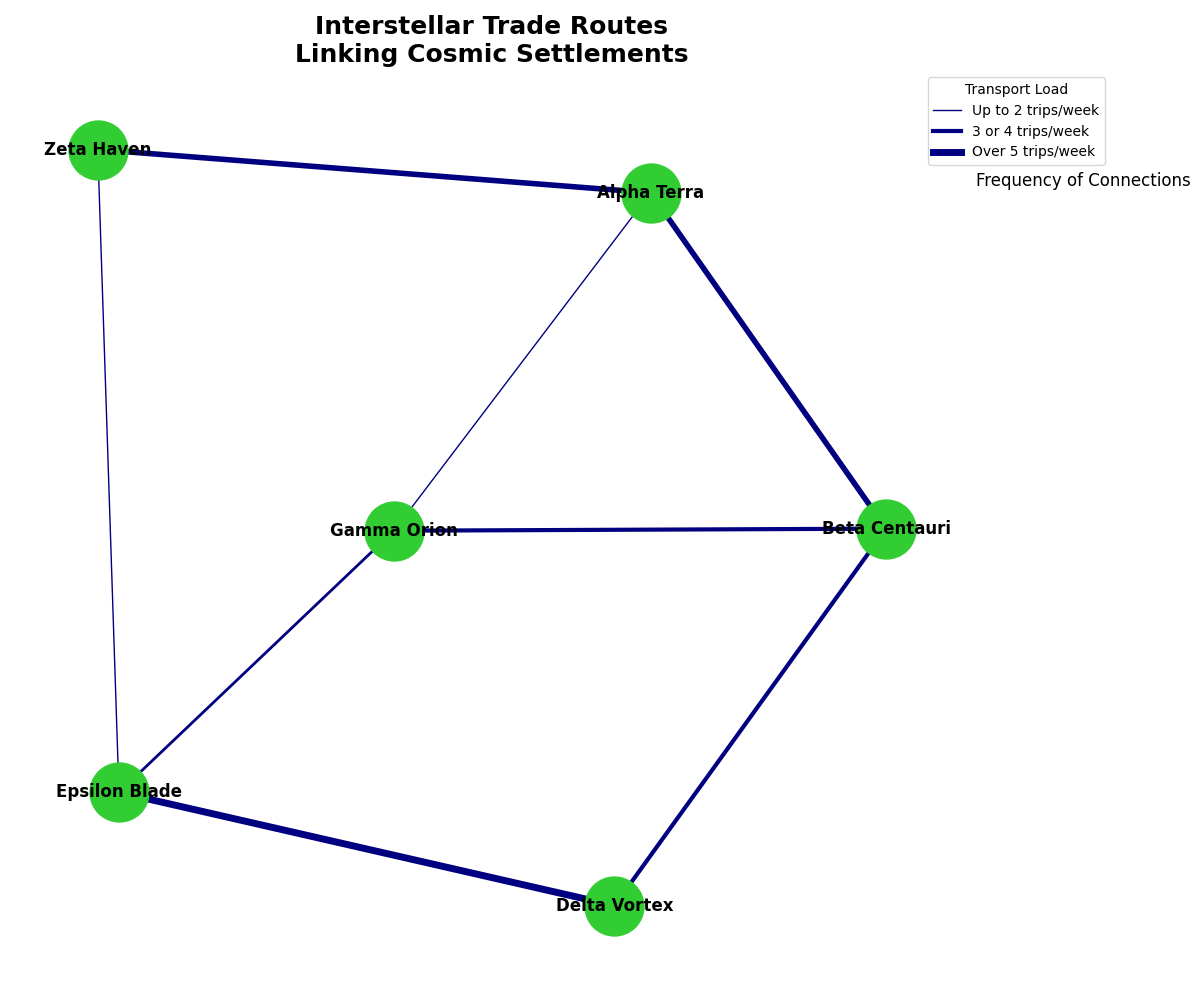

Python code for this plot:
import matplotlib.pyplot as plt
import networkx as nx

colonies = ['Alpha Terra', 'Beta Centauri', 'Gamma Orion', 'Delta Vortex', 'Epsilon Blade', 'Zeta Haven']

routes = {
    ('Alpha Terra', 'Beta Centauri'): 4,
    ('Alpha Terra', 'Gamma Orion'): 1,
    ('Beta Centauri', 'Delta Vortex'): 3,
    ('Gamma Orion', 'Epsilon Blade'): 2,
    ('Delta Vortex', 'Epsilon Blade'): 5,
    ('Epsilon Blade', 'Zeta Haven'): 1,
    ('Zeta Haven', 'Alpha Terra'): 4,
    ('Beta Centauri', 'Gamma Orion'): 3
}

G = nx.Graph()
G.add_nodes_from(colonies)
for (colony1, colony2), frequency in routes.items():
    G.add_edge(colony1, colony2, weight=frequency)

plt.figure(figsize=(12, 10))
pos = nx.spring_layout(G, seed=24)

# Changed node and edge colors to new colors
nx.draw_networkx_nodes(G, pos, node_color='limegreen', node_size=1800)
nx.draw_networkx_edges(
    G, pos,
    width=[G[u][v]['weight'] for u, v in G.edges()],
    edge_color='navy'
)
nx.draw_networkx_labels(G, pos, font_size=12, font_weight='bold', font_family='sans-serif')

plt.title('Interstellar Trade Routes\nLinking Cosmic Settlements', fontsize=18, fontweight='bold')

plt.text(1.1, 0.85, 'Frequency of Connections', fontsize=12, ha='right')
plt.plot([], [], color='navy', linewidth=1, label='Up to 2 trips/week')
plt.plot([], [], color='navy', linewidth=3, label='3 or 4 trips/week')
plt.plot([], [], color='navy', linewidth=5, label='Over 5 trips/week')
plt.legend(title='Transport Load', bbox_to_anchor=(1.15, 1))

plt.axis('off')
plt.tight_layout()
plt.show()
